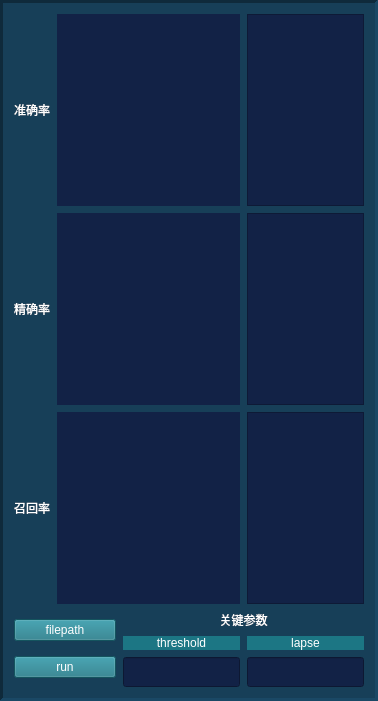
           <widget class="QFrame" name="frame_robust">
            <property name="styleSheet">
             <string notr="true">background-color: rgb(23, 63, 88);</string>
            </property>
            <property name="frameShape">
             <enum>QFrame::Panel</enum>
            </property>
            <property name="frameShadow">
             <enum>QFrame::Sunken</enum>
            </property>
            <property name="lineWidth">
             <number>3</number>
            </property>
            <property name="midLineWidth">
             <number>3</number>
            </property>
            <layout class="QHBoxLayout" name="horizontalLayout">
             <item>
              <layout class="QGridLayout" name="gridLayout_robust" rowstretch="3,3,3,1" columnstretch="1,2,4,2,2">
               <property name="spacing">
                <number>7</number>
               </property>
               <item row="1" column="0">
                <widget class="QLabel" name="label_P_r">
                 <property name="sizePolicy">
                  <sizepolicy hsizetype="Preferred" vsizetype="Preferred">
                   <horstretch>0</horstretch>
                   <verstretch>0</verstretch>
                  </sizepolicy>
                 </property>
                 <property name="styleSheet">
                  <string notr="true">color: rgb(255, 255, 255);
background-color: transparent;
</string>
                 </property>
                 <property name="text">
                  <string>精确率</string>
                 </property>
                 <property name="alignment">
                  <set>Qt::AlignCenter</set>
                 </property>
                </widget>
               </item>
               <item row="2" column="0">
                <widget class="QLabel" name="label_R_r">
                 <property name="styleSheet">
                  <string notr="true">color: rgb(255, 255, 255);
background-color: transparent;
</string>
                 </property>
                 <property name="text">
                  <string>召回率</string>
                 </property>
                 <property name="alignment">
                  <set>Qt::AlignCenter</set>
                 </property>
                </widget>
               </item>
               <item row="2" column="3" colspan="2">
                <widget class="QTextBrowser" name="textBrowser_R_r">
                 <property name="styleSheet">
                  <string notr="true">background-color: rgb(18, 34, 70);</string>
                 </property>
                </widget>
               </item>
               <item row="1" column="1" colspan="2">
                <widget class="QLabel" name="label_P_show_r">
                 <property name="styleSheet">
                  <string notr="true">background-color: rgb(18, 34, 70);</string>
                 </property>
                 <property name="text">
                  <string/>
                 </property>
                </widget>
               </item>
               <item row="1" column="3" colspan="2">
                <widget class="QTextBrowser" name="textBrowser_P_r">
                 <property name="styleSheet">
                  <string notr="true">background-color: rgb(18, 34, 70);</string>
                 </property>
                </widget>
               </item>
               <item row="2" column="1" colspan="2">
                <widget class="QLabel" name="label_R_show_r">
                 <property name="styleSheet">
                  <string notr="true">background-color: rgb(18, 34, 70);</string>
                 </property>
                 <property name="text">
                  <string/>
                 </property>
                </widget>
               </item>
               <item row="0" column="0">
                <widget class="QLabel" name="label_A_r">
                 <property name="styleSheet">
                  <string notr="true">color: rgb(255, 255, 255);
background-color: transparent;
</string>
                 </property>
                 <property name="text">
                  <string>准确率</string>
                 </property>
                 <property name="alignment">
                  <set>Qt::AlignCenter</set>
                 </property>
                </widget>
               </item>
               <item row="3" column="2" colspan="3">
                <layout class="QGridLayout" name="gridLayout_guanjiancanshu_r" rowstretch="1,1,5" columnstretch="1,1" rowminimumheight="1,1,1">
                 <item row="1" column="0">
                  <widget class="QLabel" name="label_threshold">
                   <property name="styleSheet">
                    <string notr="true">color: rgb(255, 255, 255);background-color: rgb(28, 118, 132);</string>
                   </property>
                   <property name="text">
                    <string>threshold</string>
                   </property>
                   <property name="alignment">
                    <set>Qt::AlignCenter</set>
                   </property>
                  </widget>
                 </item>
                 <item row="2" column="0">
                  <widget class="QLineEdit" name="lineEdit_threthold">
                   <property name="sizePolicy">
                    <sizepolicy hsizetype="Expanding" vsizetype="Fixed">
                     <horstretch>0</horstretch>
                     <verstretch>50</verstretch>
                    </sizepolicy>
                   </property>
                   <property name="minimumSize">
                    <size>
                     <width>0</width>
                     <height>30</height>
                    </size>
                   </property>
                   <property name="styleSheet">
                    <string notr="true">background-color: rgb(18, 34, 70);</string>
                   </property>
                  </widget>
                 </item>
                 <item row="1" column="1">
                  <widget class="QLabel" name="label_lapse">
                   <property name="styleSheet">
                    <string notr="true">color: rgb(255, 255, 255);background-color: rgb(28, 118, 132);</string>
                   </property>
                   <property name="text">
                    <string>lapse</string>
                   </property>
                   <property name="alignment">
                    <set>Qt::AlignCenter</set>
                   </property>
                  </widget>
                 </item>
                 <item row="2" column="1">
                  <widget class="QLineEdit" name="lineEdit_lapse">
                   <property name="sizePolicy">
                    <sizepolicy hsizetype="Expanding" vsizetype="Fixed">
                     <horstretch>0</horstretch>
                     <verstretch>50</verstretch>
                    </sizepolicy>
                   </property>
                   <property name="minimumSize">
                    <size>
                     <width>0</width>
                     <height>30</height>
                    </size>
                   </property>
                   <property name="styleSheet">
                    <string notr="true">background-color: rgb(18, 34, 70);</string>
                   </property>
                  </widget>
                 </item>
                 <item row="0" column="0" colspan="2">
                  <widget class="QLabel" name="label_guanjiancanshu_r">
                   <property name="styleSheet">
                    <string notr="true">color: rgb(255, 255, 255);</string>
                   </property>
                   <property name="text">
                    <string>关键参数</string>
                   </property>
                   <property name="alignment">
                    <set>Qt::AlignCenter</set>
                   </property>
                  </widget>
                 </item>
                </layout>
               </item>
               <item row="0" column="1" colspan="2">
                <widget class="QLabel" name="label_A_show_r">
                 <property name="styleSheet">
                  <string notr="true">background-color: rgb(18, 34, 70);</string>
                 </property>
                 <property name="text">
                  <string/>
                 </property>
                </widget>
               </item>
               <item row="0" column="3" colspan="2">
                <widget class="QTextBrowser" name="textBrowser_A_r">
                 <property name="styleSheet">
                  <string notr="true">background-color: rgb(18, 34, 70);</string>
                 </property>
                </widget>
               </item>
               <item row="3" column="0" colspan="2">
                <layout class="QVBoxLayout" name="verticalLayout_input_r">
                 <item>
                  <widget class="QPushButton" name="pushButton_input1_r">
                   <property name="styleSheet">
                    <string notr="true">color: rgb(255, 255, 255);
background-color: rgb(28, 118, 132);</string>
                   </property>
                   <property name="text">
                    <string>filepath</string>
                   </property>
                  </widget>
                 </item>
                 <item>
                  <widget class="QPushButton" name="pushButton_run_r">
                   <property name="styleSheet">
                    <string notr="true">color: rgb(255, 255, 255);
background-color: rgb(28, 118, 132);</string>
                   </property>
                   <property name="text">
                    <string>run</string>
                   </property>
                  </widget>
                 </item>
                </layout>
               </item>
              </layout>
             </item>
            </layout>
           </widget>
